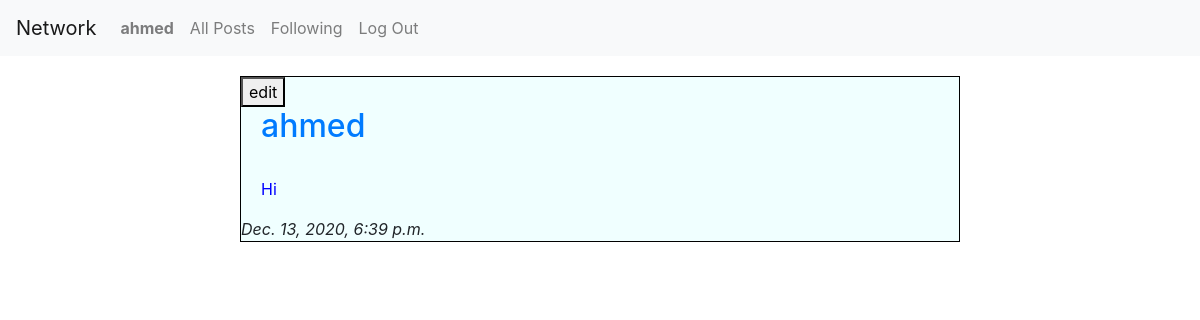
The app's page /following/2 (signed in), older data.
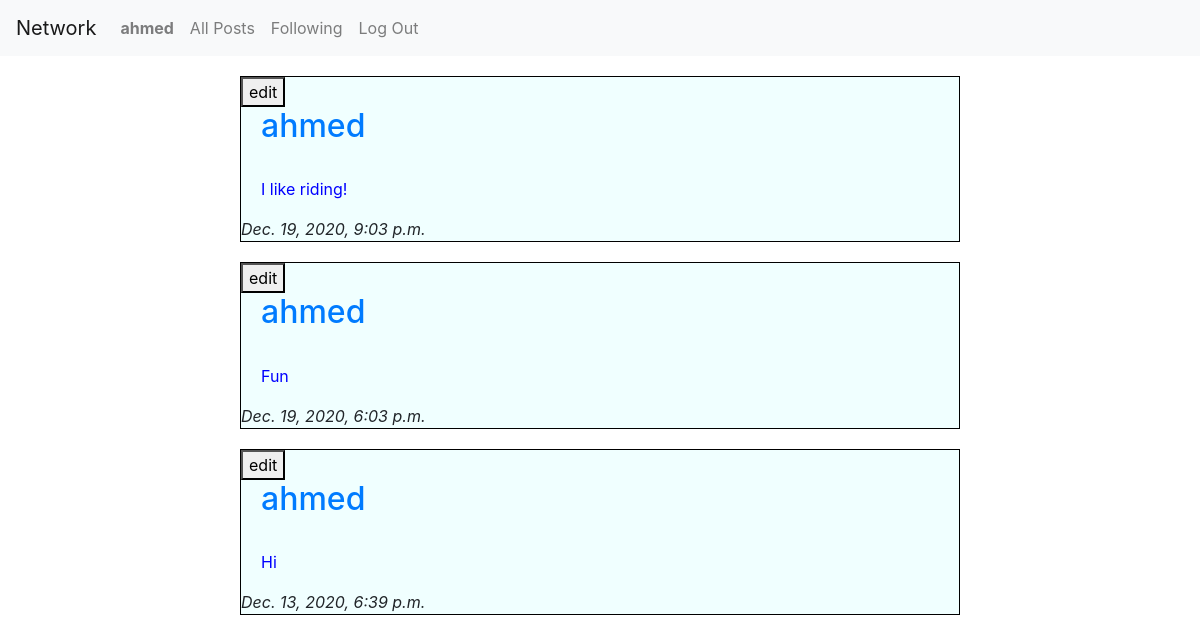
The same page, newer data.
### network/models.py (models this page shows)
class User(AbstractUser):
    following = models.ManyToManyField('self', symmetrical=False, related_name="followers")
    picture = models.ImageField(height_field="hieght_field", width_field="widt_field", upload_to='media/', null=True, blank=True)
    height_field = models.IntegerField(default=0)
    width_fiels = models.IntegerField(default=0)

class Post(models.Model):
    content = models.TextField(max_length=100)
    timestamp = models.DateTimeField(auto_now_add=True)
    created_by = models.ForeignKey(User, on_delete=models.CASCADE, related_name="poster")
    like = models.ManyToManyField(User, related_name="user_like")
    num_likes= models.IntegerField(default=0)
    image = models.ImageField(blank= True,upload_to ='media')
    def __str__(self):
        return f"{self.content}, {self.timestamp},{self.created_by}, {self.image}"

### network/views.py (the view)
# urls.py: path("following/<user_id>", views.following, name="following"),
@login_required
def following(request, user_id):
    user = User.objects.get(pk=user_id)
    followings = user.followers.all()
    posts = Post.objects.filter(created_by__in=followings).order_by('-timestamp')
    print(followings)
    for following in followings:
        poster = Post.objects.filter(created_by=following)
        print(poster)
    return render(request, "network/following.html",{
        "posts" : posts
    })

### network/templates/network/following.html
{% extends "network/layout.html" %}
{% block body %}
    <div class="main">
        {% for post in posts %}
        <div class="post-details">
            {% if post.created_by == user %}
                <button>edit</button>
            {% endif %}
            <h2><a href="{% url 'profile' post.created_by.id %}">{{ post.created_by }}</a></h2>
                <br>
                <p id="{{post.timestamp}}">{{ post.content }}</p>
                <i>{{ post.timestamp }}</i>
        </div>
    {% endfor %}
    </div>
{% endblock %}

### network/templates/network/layout.html (shortened to what this page needs)
{% load static %}
<!DOCTYPE html>
<html lang="en">
    <head>
        <link rel="stylesheet" href="https://stackpath.bootstrapcdn.com/bootstrap/4.4.1/css/bootstrap.min.css">
        <link href="{% static 'network/styles.css' %}" rel="stylesheet">
    </head>
    <body>
        <nav class="navbar navbar-expand-lg navbar-light bg-light">
            <a class="navbar-brand" href="{% url 'index' %}">Network</a>
            <div>
              <ul class="navbar-nav mr-auto">
                {% if user.is_authenticated %}
                    <li class="nav-item">
                        <a class="nav-link" href="{% url 'profile' user.id %}"><strong>{{ user.username }}</strong></a>
                    </li>
                {% endif %}
                <li class="nav-item">
                  <a class="nav-link" href="{% url 'index' %}">All Posts</a>
                </li>
                {% if user.is_authenticated %}
                    <li class="nav-item">
                        <a class="nav-link" href="{% url 'following' user.id %}">Following</a>
                    </li>
                    <li class="nav-item">
                        <a class="nav-link" href="{% url 'logout' %}">Log Out</a>
                    </li>
                {% endif %}
              </ul>
            </div>
          </nav>
        <div class="body">
            {% block body %}
            {% endblock %}
        </div>
    </body>
</html>

### network/static/network/styles.css (style rules this page uses)
.main { width: 60%; margin-left: auto; margin-right: auto; }
.main .post-details { border: 1px solid black; margin-top: 20px; margin-bottom: 20px; background-color: azure; position: relative; }
.main .post-details h2 { margin-left: 20px; }
.main .post-details p { margin-left: 20px; color: blue ; }

Row changes from the older to the newer data that the page shows:
added Post: shows "edit", created_by "ahmed", content "I like riding!", timestamp "Dec. 19, 2020, 9:03 p.m."
added Post: shows "edit", created_by "ahmed", content "Fun", timestamp "Dec. 19, 2020, 6:03 p.m."
